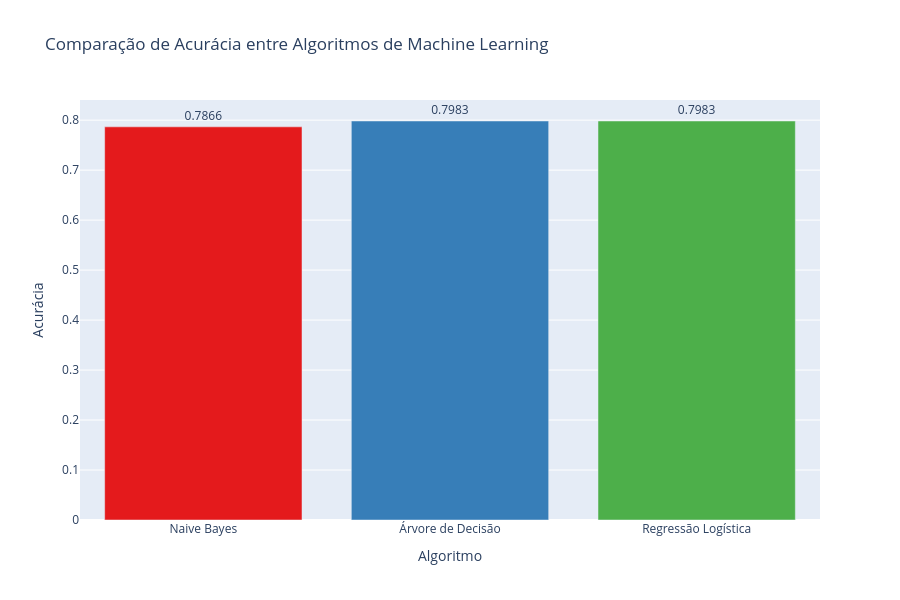

The notebook cell this image was saved under:
### Code cell
# Criando DataFrame para aplicar posteriormente no gráfico
dados = {
    "Algoritmo": ["Naive Bayes", "Árvore de Decisão", "Regressão Logística"],
    "Acurácia": [a, b, c]
}
df = pd.DataFrame(dados)

# Gráfico de barras
fig = px.bar(
    df,
    x="Algoritmo",
    y="Acurácia",
    text="Acurácia",
    title="Comparação de Acurácia entre Algoritmos de Machine Learning",
    color="Algoritmo",
    color_discrete_sequence=px.colors.qualitative.Set1
)

# Ajustando layout do grafico
fig.update_layout(
    width=900,   # Largura da figura
    height=600,  # Altura da figura
    yaxis=dict(title='Acurácia'),
    xaxis=dict(title='Algoritmo'),
    uniformtext_minsize=8,
    uniformtext_mode='hide',
    showlegend=False
)

fig.update_traces(texttemplate='%{text:.4f}', textposition='outside')

fig.show()

### Figure 1 — Plotly figure (JSON) as saved in the notebook; plotly's stock layout.template omitted (floating-point values rounded to 4 significant figures)
{"data": [{"alignmentgroup": "True", "hovertemplate": "Algoritmo=%{x}<br>Acurácia=%{text}<extra></extra>", "legendgroup": "Naive Bayes", "marker": {"color": "rgb(228,26,28)", "pattern": {"shape": ""}}, "name": "Naive Bayes", "offsetgroup": "Naive Bayes", "orientation": "v", "showlegend": true, "text": [0.7866], "textposition": "outside", "texttemplate": "%{text:.4f}", "type": "bar", "x": ["Naive Bayes"], "xaxis": "x", "y": [0.7866], "yaxis": "y"}, {"alignmentgroup": "True", "hovertemplate": "Algoritmo=%{x}<br>Acurácia=%{text}<extra></extra>", "legendgroup": "Árvore de Decisão", "marker": {"color": "rgb(55,126,184)", "pattern": {"shape": ""}}, "name": "Árvore de Decisão", "offsetgroup": "Árvore de Decisão", "orientation": "v", "showlegend": true, "text": [0.7983], "textposition": "outside", "texttemplate": "%{text:.4f}", "type": "bar", "x": ["Árvore de Decisão"], "xaxis": "x", "y": [0.7983], "yaxis": "y"}, {"alignmentgroup": "True", "hovertemplate": "Algoritmo=%{x}<br>Acurácia=%{text}<extra></extra>", "legendgroup": "Regressão Logística", "marker": {"color": "rgb(77,175,74)", "pattern": {"shape": ""}}, "name": "Regressão Logística", "offsetgroup": "Regressão Logística", "orientation": "v", "showlegend": true, "text": [0.7983], "textposition": "outside", "texttemplate": "%{text:.4f}", "type": "bar", "x": ["Regressão Logística"], "xaxis": "x", "y": [0.7983], "yaxis": "y"}], "layout": {"barmode": "relative", "height": 600, "legend": {"title": {"text": "Algoritmo"}, "tracegroupgap": 0}, "showlegend": false, "title": {"text": "Comparação de Acurácia entre Algoritmos de Machine Learning"}, "uniformtext": {"minsize": 8, "mode": "hide"}, "width": 900, "xaxis": {"anchor": "y", "categoryarray": ["Naive Bayes", "Árvore de Decisão", "Regressão Logística"], "categoryorder": "array", "domain": [0, 1], "title": {"text": "Algoritmo"}}, "yaxis": {"anchor": "x", "domain": [0, 1], "title": {"text": "Acurácia"}}}}
